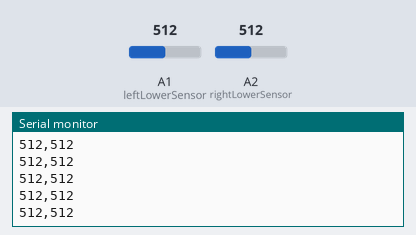
Bench run of a sketch on a simulated Arduino Uno, built with avr-gcc and run on an emulated ATmega328P. On the bench: the last lines printed to the serial monitor. The inputs (shaded band) are chosen by the test bench; at power-on: A1 (leftLowerSensor) = 512, A2 (rightLowerSensor) = 512.

Above: at 1.2 s.
1.3 s: A1 (leftLowerSensor) set to 716
At 1.33 s:
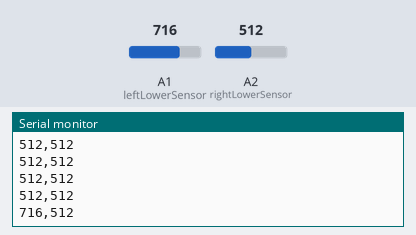
4.3 s: A2 (rightLowerSensor) set to 716
At 4.31 s:
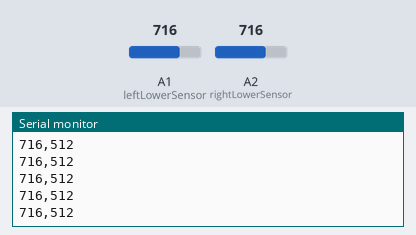
5.8 s: A1 (leftLowerSensor) set to 900
At 5.83 s:
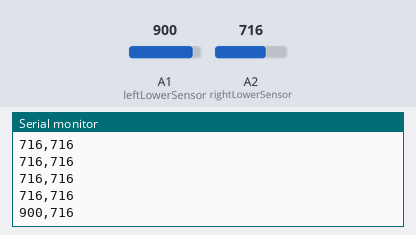
7.3 s: A2 (rightLowerSensor) set to 900
At 7.3 s:
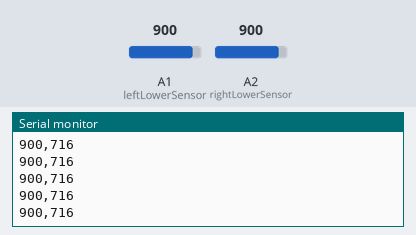
Timing chart, 0 to 9.8 s (numbered marks = the images above; inputs shaded):
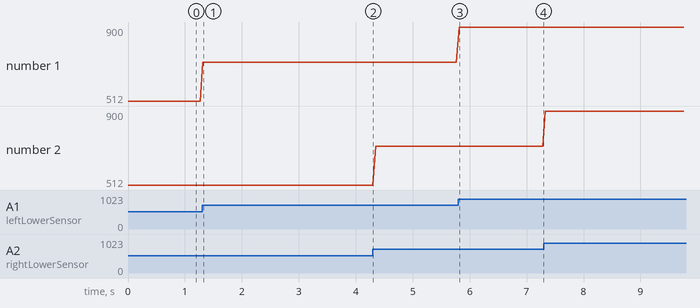

The sketch:

hangbank.ino
```cpp
const int leftLowerSensor = A1; // Analog input Moment
const int rightLowerSensor = A2; // Analog input Inside Aft
int leftRead;
int rightRead;
int testInt;

void setup() {
  // initialize serial communications at 9600 bps:
  Serial.begin(9600);
  testInt = 0;
  pinMode(A1, INPUT);
  pinMode(A3, INPUT);
}

void loop() {

  leftRead = analogRead(leftLowerSensor);
  rightRead = analogRead(rightLowerSensor);

  Serial.print(leftRead);
  Serial.print(",");
  Serial.println(rightRead);

  delay(50);
}
```

Measured:
- after the input at 1.3 s, the serial monitor: prints a new line at once (image 1)
- after the input at 5.8 s, the serial monitor: prints a new line at once (image 3)
- plotted number 1: 512 → 716 after the input at 1.3 s, 716 → 900 after the input at 5.8 s
